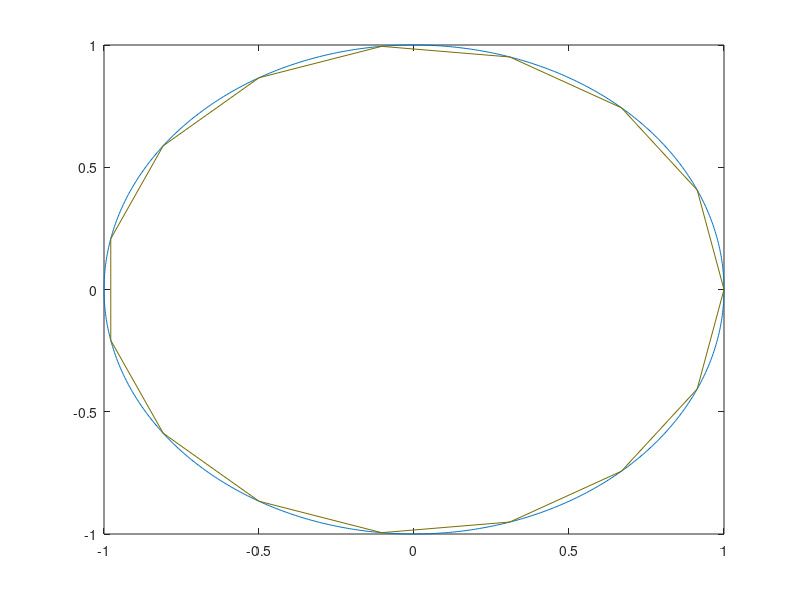
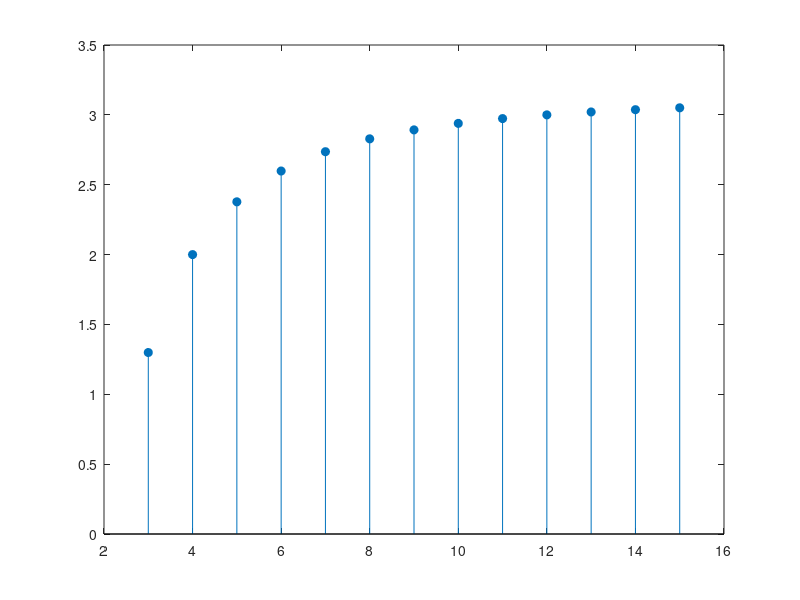

The MATLAB source for these figures, in order: (Note: this script raises an error after producing the figures.)
%%Matlab script that illustrates the usefulness of the exhaustion method
%%used by Archimedes to estimate pi and the area of the circle of any
%%radius.

%%As proven on exercise 11, Chapter 8 from Michael Spivak's famous book : "Calculus" , for any circle of radius R, there is an inscibed regular polygon with an
%%number of sides large enough so that the area of the polygon is as close as desired
%%to the area of the circle

format long 
clear
%%Step 1: Plot the circle
t = linspace(0,2*pi,1000);
R = 1; %%circle radius (any)
for i=1:size(t,2)
    x(i) = R*cos(t(i));
    y(i) = R*sin(t(i));
end
plot(x,y);
hold on
%%Step 2: Plot the n gon with fixed point on (0,R)
N = 15;
n = 3;
k = n;
M = zeros(2,2); %rotation matrix in the plane by phi degrees
pivot = zeros(2,1);
while (n <=N) %animate the sequence of inscribed ngons and store their area difference to 
pivot(1,1) = R; %point fixed, from where the n-1 left are obtained (it can be any as long as its on the circle)
pivot(2,1) = 0;
phi = (2*pi)/(n); %%angle between each pair of adjacent vertices in the n-gon
M(1,1) = cos(phi);
M(1,2) = -1*sin(phi);
M(2,1) = sin(phi);
M(2,2) = cos(phi);
color = rand(1,3);
for j=1:n-1
    next = M*pivot;
    %plot the respective side:
    h = plot([pivot(1,1), next(1,1)],[pivot(2,1), next(2,1)],'Color',color);
    if (j == 1) 
    %store the area of this ngon to later see how the sequence approaches PI in the limit:
    diff(1,1) = next(1,1)-pivot(1,1);
    diff(2,1) = next(2,1) - pivot(2,1);
    length = sqrt(diff(1,1)^2 + diff(2,1)^2);
    area = 0.5*n*length*sqrt(R^2-(length^2)/(4));
    A(1,n-k+1) = area;
    end
    H(j) = h; %store the segment handle to later delete it for n+1-gon afterwards
    pause(0.1);
    hold on;
    %update current
    pivot = next;
end
%last one to close it
h = plot([pivot(1,1), R],[pivot(2,1), 0],'Color',color);
pause(0.1);
H(n) = h;
if n <N
    delete(H);
end
disp(n)
n = n+1;
hold on;
end
%Step 3: plot the sequence of areas for each regular polygon used
figure
stem([3:N],A,'filled')
yline(pi)


